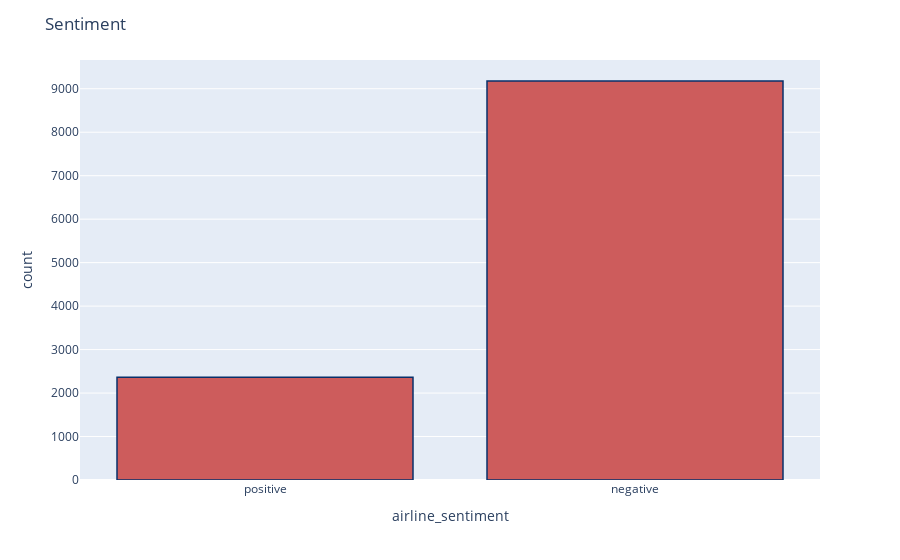

Notebook code for this chart:
### Markdown cell above
# EDA

### Code cell
fig = px.histogram(df, x="airline_sentiment")
fig.update_traces(marker_color="indianred",marker_line_color='rgb(8,48,107)',
                  marker_line_width=1.5)
fig.update_layout(title_text='Sentiment')
fig.show()

### Figure 1 — Plotly figure (JSON) as saved in the notebook; plotly's stock layout.template omitted (floating-point values rounded to 4 significant figures; data arrays with more than 128 entries replaced by an {"elided": "..."} marker saying what was removed)
{"data": [{"alignmentgroup": "True", "bingroup": "x", "hovertemplate": "airline_sentiment=%{x}<br>count=%{y}<extra></extra>", "legendgroup": "", "marker": {"color": "indianred", "pattern": {"shape": ""}, "line": {"color": "rgb(8,48,107)", "width": 1.5}}, "name": "", "offsetgroup": "", "orientation": "v", "showlegend": false, "x": {"elided": "11541 str values"}, "xaxis": "x", "yaxis": "y", "type": "histogram"}], "layout": {"xaxis": {"anchor": "y", "domain": [0, 1], "title": {"text": "airline_sentiment"}}, "yaxis": {"anchor": "x", "domain": [0, 1], "title": {"text": "count"}}, "legend": {"tracegroupgap": 0}, "margin": {"t": 60}, "barmode": "relative", "title": {"text": "Sentiment"}}}
